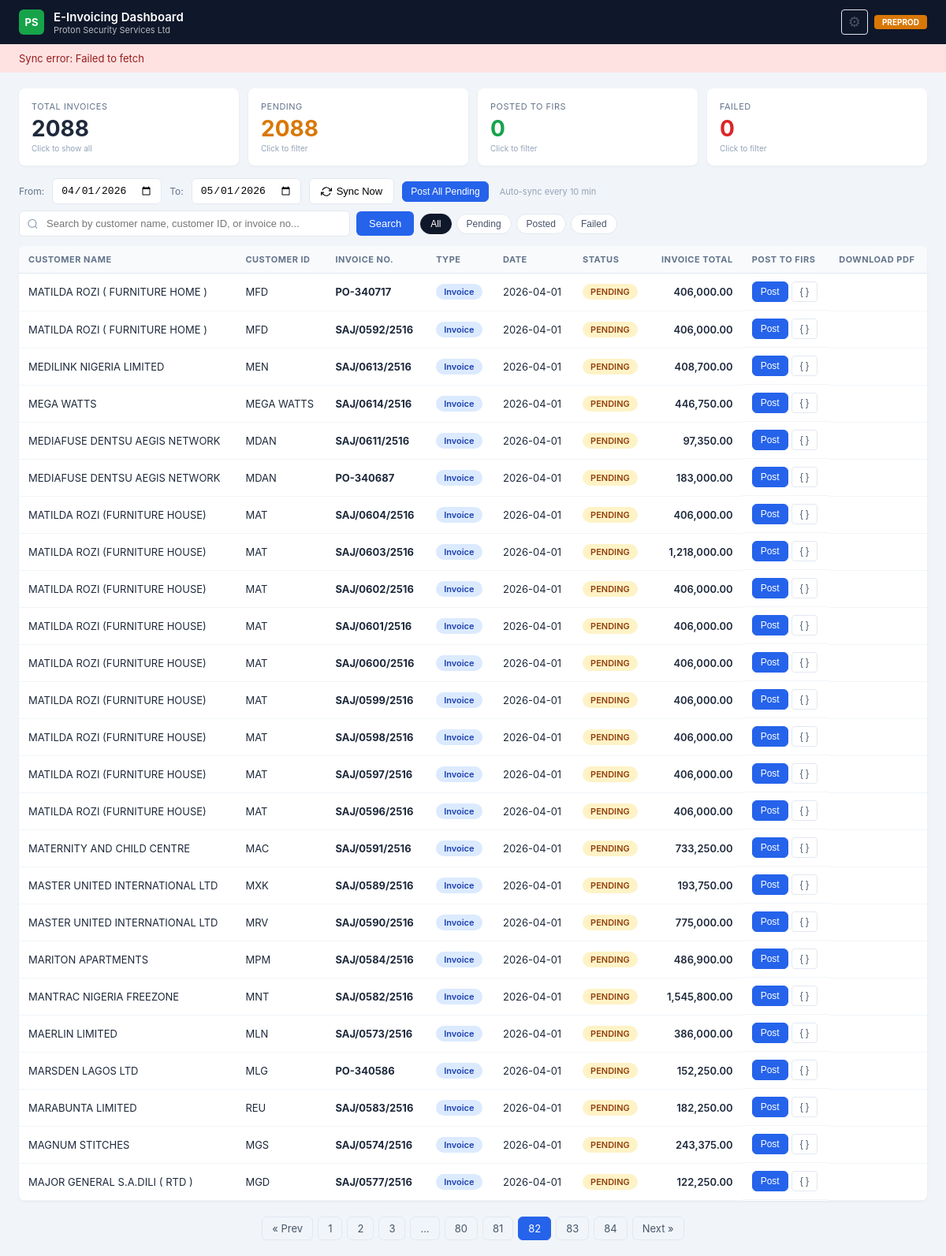
Screenshot of /?date_from=2026-04-01&date_to=2026-05-01&q=&status=&page=82 with the database file from the repository.
### tables this page shows
CREATE TABLE invoices (
                post_order INTEGER PRIMARY KEY,
                trx_number INTEGER,
                invoice_num TEXT, customer_name TEXT, customer_id TEXT,
                customer_tin TEXT, customer_email TEXT, customer_phone TEXT,
                customer_address TEXT, customer_city TEXT, invoice_date TEXT,
                amount REAL DEFAULT 0, vat_amount REAL DEFAULT 0,
                status TEXT DEFAULT 'pending',
                irn TEXT, qr_code TEXT, posted_at TEXT,
                error_message TEXT, api_response TEXT,
                invoice_description TEXT,
                invoice_type TEXT DEFAULT 'Invoice',
                last_synced TEXT);

### app.py (the view)
@app.route("/")
def index():
    page = request.args.get("page", 1, type=int)
    q = request.args.get("q", "").strip()
    status_filter = request.args.get("status", "").strip()
    today = date.today()
    default_from = today.replace(day=1).strftime("%Y-%m-%d")
    default_to = (
        today.replace(day=31).strftime("%Y-%m-%d")
        if today.month == 12
        else today.replace(month=today.month + 1, day=1).strftime("%Y-%m-%d")
    )
    date_from = request.args.get("date_from", default_from).strip()
    date_to   = request.args.get("date_to",   default_to).strip()
    try:
        range_params = (date_from, date_to)
        all_stats = db_read(
            "SELECT status, COUNT(*) as cnt FROM invoices "
            "WHERE invoice_date >= ? AND invoice_date <= ? GROUP BY status",
            range_params
        )
        stats = {"total": 0, "posted": 0, "pending": 0, "failed": 0, "credit_notes": 0, "invoices_count": 0}
        for s in all_stats: stats[s["status"]] = s["cnt"]; stats["total"] += s["cnt"]
        type_stats = db_read(
            "SELECT invoice_type, COUNT(*) as cnt FROM invoices "
            "WHERE invoice_date >= ? AND invoice_date <= ? GROUP BY invoice_type",
            range_params
        )
        for t in type_stats:
            if t["invoice_type"] == "Credit Note": stats["credit_notes"] = t["cnt"]
            elif t["invoice_type"] == "Invoice": stats["invoices_count"] = t["cnt"]
        where_parts = ["invoice_date >= ?", "invoice_date <= ?"]
        params = [date_from, date_to]
        if q:
            where_parts.append(
                "(LOWER(customer_name) LIKE ? OR LOWER(customer_id) LIKE ? OR LOWER(invoice_num) LIKE ?)"
            )
            like = f"%{q.lower()}%"
            params += [like, like, like]
        if status_filter and status_filter in ("pending", "posted", "failed"):
            where_parts.append("status = ?")
            params.append(status_filter)
        where_sql = "WHERE " + " AND ".join(where_parts)
        count_row = db_read_one(f"SELECT COUNT(*) as cnt FROM invoices {where_sql}", tuple(params))
        total = count_row["cnt"] if count_row else 0
        total_pages = max(1, (total + PER_PAGE - 1) // PER_PAGE)
        page = max(1, min(page, total_pages))
        offset = (page - 1) * PER_PAGE
        invoices = db_read(
            f"SELECT * FROM invoices {where_sql} ORDER BY invoice_date DESC, trx_number DESC LIMIT ? OFFSET ?",
            tuple(params) + (PER_PAGE, offset)
        )
    except:
        invoices=[]; stats={"total":0,"posted":0,"pending":0,"failed":0,"credit_notes":0,"invoices_count":0}; total=0; total_pages=1; page=1
    return render_template(
        "index.html",
        invoices=invoices, stats=stats,
        page=page, total_pages=total_pages, total=total,
        q=q, status_filter=status_filter,
        date_from=date_from, date_to=date_to
    )

### app.py (called while the page is built)
def _open_db():
    conn = sqlite3.connect(DB_PATH, timeout=30)
    conn.row_factory = sqlite3.Row
    conn.execute("PRAGMA journal_mode=WAL")
    conn.execute("PRAGMA busy_timeout=10000")
    return conn

def db_read(sql, params=()):
    with _db_lock:
        conn = _open_db()
        try: return [dict(r) for r in conn.execute(sql, params).fetchall()]
        finally: conn.close()

def db_read_one(sql, params=()):
    with _db_lock:
        conn = _open_db()
        try:
            row = conn.execute(sql, params).fetchone()
            return dict(row) if row else None
        finally: conn.close()

### templates/index.html (shortened to what this page needs)
<!DOCTYPE html>
<html lang="en">
<head>
</head>
<body>
<header class="header">
    <div class="header-left">
        <div class="header-logo">PS</div>
        <div>
            <div class="header-title">E-Invoicing Dashboard</div>
            <div class="header-subtitle">Proton Security Services Ltd</div>
        </div>
    </div>
    <div class="header-right" style="display:flex;align-items:center;gap:8px">
        <button class="btn-ghost" onclick="openSettings()" title="Tax Category Settings" style="font-size:18px;padding:4px 8px">&#9881;</button>
        <span class="header-env">PREPROD</span>
    </div>
</header>
<div class="sync-banner" id="syncBanner" style="display:none">
    <span id="syncBannerText">Syncing invoices from Sage 50...</span>
</div>
<div class="stats-bar">
    <div class="stat-card" onclick="setStatusFilter('')" title="Show all">
        <div class="stat-label">Total Invoices</div>
        <div class="stat-value">{{ stats.total }}</div>
        <div class="stat-hint">Click to show all</div>
    </div>
    <div class="stat-card pending {% if status_filter == 'pending' %}active-filter{% endif %}" onclick="setStatusFilter('pending')" title="Filter pending">
        <div class="stat-label">Pending</div>
        <div class="stat-value">{{ stats.pending }}</div>
        <div class="stat-hint">Click to filter</div>
    </div>
    <div class="stat-card posted {% if status_filter == 'posted' %}active-filter{% endif %}" onclick="setStatusFilter('posted')" title="Filter posted">
        <div class="stat-label">Posted to FIRS</div>
        <div class="stat-value">{{ stats.posted }}</div>
        <div class="stat-hint">Click to filter</div>
    </div>
    <div class="stat-card failed {% if status_filter == 'failed' %}active-filter{% endif %}" onclick="setStatusFilter('failed')" title="Filter failed">
        <div class="stat-label">Failed</div>
        <div class="stat-value">{{ stats.failed }}</div>
        <div class="stat-hint">Click to filter</div>
    </div>
</div>
<div class="toolbar">
    <label style="font-size:12px;color:var(--slate500)">From:</label>
    <input type="date" id="dateFrom" value="{{ date_from }}" onchange="applyDateRange()">
    <label style="font-size:12px;color:var(--slate500)">To:</label>
    <input type="date" id="dateTo" value="{{ date_to }}" onchange="applyDateRange()">
    <button class="btn" id="btnSync" onclick="syncSage()">
        <svg width="14" height="14" viewBox="0 0 24 24" fill="none" stroke="currentColor" stroke-width="2"><polyline points="23 4 23 10 17 10"/><polyline points="1 20 1 14 7 14"/><path d="M3.51 9a9 9 0 0 1 14.85-3.36L23 10M1 14l4.64 4.36A9 9 0 0 0 20.49 15"/></svg>
        Sync Now
    </button>
    <button class="btn btn-primary btn-sm" onclick="postAllPending()">Post All Pending</button>
    <span id="autoSyncLabel" style="font-size:11px;color:var(--slate400);margin-left:4px">Auto-sync every 10 min</span>
</div>
<form method="GET" action="/" class="search-bar" id="searchForm">
    <div class="search-input-wrap">
        <input
            type="text"
            name="q"
            id="searchInput"
            placeholder="Search by customer name, customer ID, or invoice no..."
            value="{{ q }}"
            autocomplete="off"
        >
    </div>
    <button type="submit" class="search-btn">Search</button>
    <div class="status-filters">
        <button type="button" class="status-filter-btn {% if not status_filter %}active{% endif %}" onclick="setStatusFilter('')">All</button>
        <button type="button" class="status-filter-btn pending {% if status_filter == 'pending' %}active{% endif %}" onclick="setStatusFilter('pending')">Pending</button>
        <button type="button" class="status-filter-btn posted {% if status_filter == 'posted' %}active{% endif %}" onclick="setStatusFilter('posted')">Posted</button>
        <button type="button" class="status-filter-btn failed {% if status_filter == 'failed' %}active{% endif %}" onclick="setStatusFilter('failed')">Failed</button>
    </div>
</form>
<div class="table-wrap">
<table>
    <thead>
        <tr>
            <th>Customer Name</th><th>Customer ID</th><th>Invoice No.</th><th>Type</th><th>Date</th>
            <th>Status</th><th style="text-align:right">Invoice Total</th><th>Post to FIRS</th><th>Download PDF</th>
        </tr>
    </thead>
    <tbody>
        {% for inv in invoices %}
        <tr>
            <td>{{ inv.customer_name }}</td>
            <td>{{ inv.customer_id }}</td>
            <td><strong>{{ inv.invoice_num }}</strong></td>
            <td>
                {% if inv.invoice_type == 'Credit Note' %}
                    <span class="badge badge-credit">Credit Note</span>
                {% elif inv.invoice_type == 'Debit Note' %}
                    <span class="badge badge-debit">Debit Note</span>
                {% else %}
                    <span class="badge badge-invoice">Invoice</span>
                {% endif %}
            </td>
            <td>{{ inv.invoice_date }}</td>
            <td>
                {% if inv.status == 'posted' %}<span class="badge badge-posted">POSTED</span>
                {% elif inv.status == 'failed' %}<span class="badge badge-failed">FAILED</span>
                    <button class="btn-ghost" onclick="showError({{ inv.post_order }})" title="View full error" style="color:var(--red);font-size:11px;padding:2px 6px;margin-left:4px">&#9888; Error</button>
                {% else %}<span class="badge badge-pending">PENDING</span>{% endif %}
            </td>
            <td style="text-align:right;font-weight:600">{{ "{:,.2f}".format(inv.amount) }}</td>
            <td class="actions-cell">
                {% if inv.status == 'posted' %}
                    <span style="color:var(--green);font-size:12px;font-weight:600">&#10003; Done</span>
                {% elif inv.status == 'failed' %}
                    <button class="btn btn-sm" style="background:var(--red);color:white" onclick="postInvoice({{ inv.post_order }}, this)">Retry</button>
                {% else %}
                    <button class="btn btn-primary btn-sm" onclick="postInvoice({{ inv.post_order }}, this)">Post</button>
                {% endif %}
                <button class="btn-ghost" onclick="previewPayload({{ inv.post_order }})" title="Preview JSON payload">{ }</button>
            </td>
            <td>
            </td>
        </tr>
        {% endfor %}
    </tbody>
</table>
</div>
{% if total_pages > 1 %}
<div class="pagination">
    {% set base_url = '?date_from=' ~ date_from ~ '&date_to=' ~ date_to ~ '&q=' ~ q ~ '&status=' ~ status_filter ~ '&page=' %}
    {% if page > 1 %}<a href="{{ base_url ~ (page - 1) }}">&laquo; Prev</a>{% endif %}
    {% for p in range(1, total_pages + 1) %}
        {% if p == page %}<span class="active">{{ p }}</span>
        {% elif p <= 3 or p > total_pages - 3 or (p >= page - 2 and p <= page + 2) %}<a href="{{ base_url ~ p }}">{{ p }}</a>
        {% elif p == 4 or p == total_pages - 3 %}<span>...</span>{% endif %}
    {% endfor %}
    {% if page < total_pages %}<a href="{{ base_url ~ (page + 1) }}">Next &raquo;</a>{% endif %}
</div>
{% endif %}
</body>
</html>

### rows the page displays
invoices: customer_name "MATILDA ROZI ( FURNITURE HOME )", customer_id "MFD", invoice_num "PO-340717", invoice_type "Invoice", invoice_date "2026-04-01", status "PENDING", amount "406,000.00"
invoices: customer_name "MATILDA ROZI ( FURNITURE HOME )", customer_id "MFD", invoice_num "SAJ/0592/2516", invoice_type "Invoice", invoice_date "2026-04-01", status "PENDING", amount "406,000.00"
invoices: customer_name "MEDILINK NIGERIA LIMITED", customer_id "MEN", invoice_num "SAJ/0613/2516", invoice_type "Invoice", invoice_date "2026-04-01", status "PENDING", amount "408,700.00"
invoices: customer_name "MEGA WATTS", customer_id "MEGA WATTS", invoice_num "SAJ/0614/2516", invoice_type "Invoice", invoice_date "2026-04-01", status "PENDING", amount "446,750.00"
invoices: customer_name "MEDIAFUSE DENTSU AEGIS NETWORK", customer_id "MDAN", invoice_num "SAJ/0611/2516", invoice_type "Invoice", invoice_date "2026-04-01", status "PENDING", amount "97,350.00"
invoices: customer_name "MEDIAFUSE DENTSU AEGIS NETWORK", customer_id "MDAN", invoice_num "PO-340687", invoice_type "Invoice", invoice_date "2026-04-01", status "PENDING", amount "183,000.00"
invoices: customer_name "MATILDA ROZI (FURNITURE HOUSE)", customer_id "MAT", invoice_num "SAJ/0604/2516", invoice_type "Invoice", invoice_date "2026-04-01", status "PENDING", amount "406,000.00"
invoices: customer_name "MATILDA ROZI (FURNITURE HOUSE)", customer_id "MAT", invoice_num "SAJ/0603/2516", invoice_type "Invoice", invoice_date "2026-04-01", status "PENDING", amount "1,218,000.00"
invoices: customer_name "MATILDA ROZI (FURNITURE HOUSE)", customer_id "MAT", invoice_num "SAJ/0602/2516", invoice_type "Invoice", invoice_date "2026-04-01", status "PENDING", amount "406,000.00"
invoices: customer_name "MATILDA ROZI (FURNITURE HOUSE)", customer_id "MAT", invoice_num "SAJ/0601/2516", invoice_type "Invoice", invoice_date "2026-04-01", status "PENDING", amount "406,000.00"
invoices: customer_name "MATILDA ROZI (FURNITURE HOUSE)", customer_id "MAT", invoice_num "SAJ/0600/2516", invoice_type "Invoice", invoice_date "2026-04-01", status "PENDING", amount "406,000.00"
invoices: customer_name "MATILDA ROZI (FURNITURE HOUSE)", customer_id "MAT", invoice_num "SAJ/0599/2516", invoice_type "Invoice", invoice_date "2026-04-01", status "PENDING", amount "406,000.00"
invoices: customer_name "MATILDA ROZI (FURNITURE HOUSE)", customer_id "MAT", invoice_num "SAJ/0598/2516", invoice_type "Invoice", invoice_date "2026-04-01", status "PENDING", amount "406,000.00"
invoices: customer_name "MATILDA ROZI (FURNITURE HOUSE)", customer_id "MAT", invoice_num "SAJ/0597/2516", invoice_type "Invoice", invoice_date "2026-04-01", status "PENDING", amount "406,000.00"
invoices: customer_name "MATILDA ROZI (FURNITURE HOUSE)", customer_id "MAT", invoice_num "SAJ/0596/2516", invoice_type "Invoice", invoice_date "2026-04-01", status "PENDING", amount "406,000.00"
invoices: customer_name "MATERNITY AND CHILD CENTRE", customer_id "MAC", invoice_num "SAJ/0591/2516", invoice_type "Invoice", invoice_date "2026-04-01", status "PENDING", amount "733,250.00"
invoices: customer_name "MASTER UNITED INTERNATIONAL LTD", customer_id "MXK", invoice_num "SAJ/0589/2516", invoice_type "Invoice", invoice_date "2026-04-01", status "PENDING", amount "193,750.00"
invoices: customer_name "MASTER UNITED INTERNATIONAL LTD", customer_id "MRV", invoice_num "SAJ/0590/2516", invoice_type "Invoice", invoice_date "2026-04-01", status "PENDING", amount "775,000.00"
invoices: customer_name "MARITON APARTMENTS", customer_id "MPM", invoice_num "SAJ/0584/2516", invoice_type "Invoice", invoice_date "2026-04-01", status "PENDING", amount "486,900.00"
invoices: customer_name "MANTRAC NIGERIA FREEZONE", customer_id "MNT", invoice_num "SAJ/0582/2516", invoice_type "Invoice", invoice_date "2026-04-01", status "PENDING", amount "1,545,800.00"
invoices: customer_name "MAERLIN LIMITED", customer_id "MLN", invoice_num "SAJ/0573/2516", invoice_type "Invoice", invoice_date "2026-04-01", status "PENDING", amount "386,000.00"
invoices: customer_name "MARSDEN LAGOS LTD", customer_id "MLG", invoice_num "PO-340586", invoice_type "Invoice", invoice_date "2026-04-01", status "PENDING", amount "152,250.00"
invoices: customer_name "MARABUNTA LIMITED", customer_id "REU", invoice_num "SAJ/0583/2516", invoice_type "Invoice", invoice_date "2026-04-01", status "PENDING", amount "182,250.00"
invoices: customer_name "MAGNUM STITCHES", customer_id "MGS", invoice_num "SAJ/0574/2516", invoice_type "Invoice", invoice_date "2026-04-01", status "PENDING", amount "243,375.00"
invoices: customer_name "MAJOR GENERAL S.A.DILI ( RTD )", customer_id "MGD", invoice_num "SAJ/0577/2516", invoice_type "Invoice", invoice_date "2026-04-01", status "PENDING", amount "122,250.00"

### other values shown
{{ stats.total }} "2088"
{{ stats.pending }} "2088"
{{ stats.posted }} "0"
{{ stats.failed }} "0"
{{ p }} "1" "2" "3" "80" "81" "83" "84"
{{ p }} "82"
